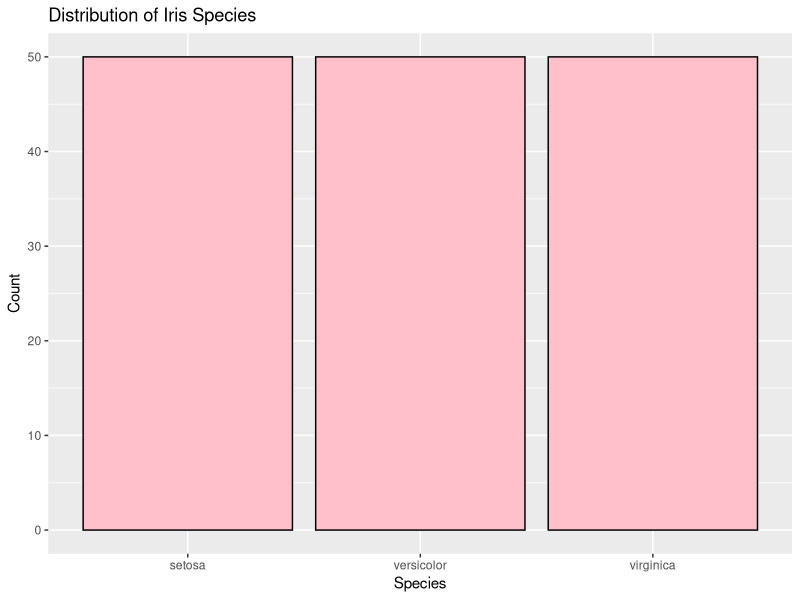
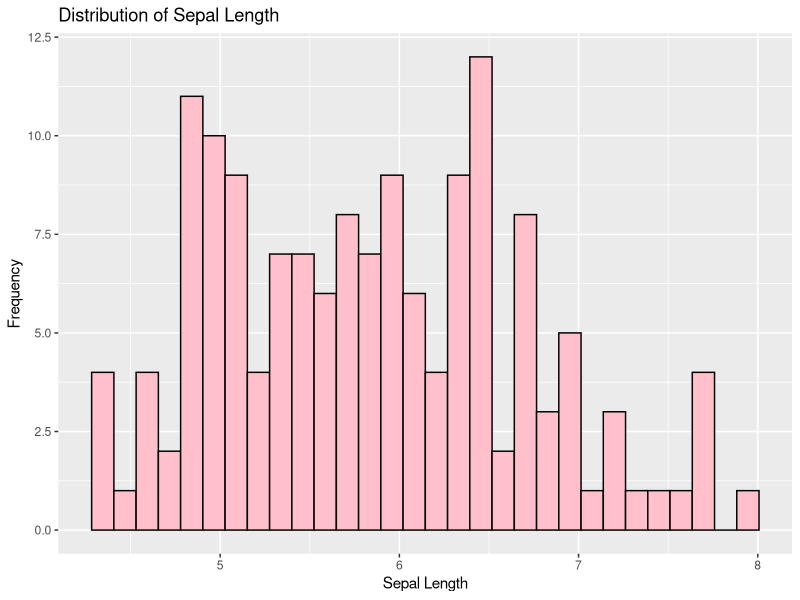

Write R code to recreate these figures, in order.
# Load the required library
library(ggplot2)

# Create a bar chart for the categorical variable "Species"
ggplot(iris, aes(x = Species)) +
  geom_bar(fill = "pink", color = "black") +  # Add black borders to the bars
  labs(title = "Distribution of Iris Species") +
  xlab("Species") +
  ylab("Count")

# Create a histogram for the continuous variable "Sepal.Length"
ggplot(iris, aes(x = Sepal.Length)) +
  geom_histogram(fill = "pink", color = "black") +  # Add black borders to the bars
  labs(title = "Distribution of Sepal Length") +
  xlab("Sepal Length") +
  ylab("Frequency")
